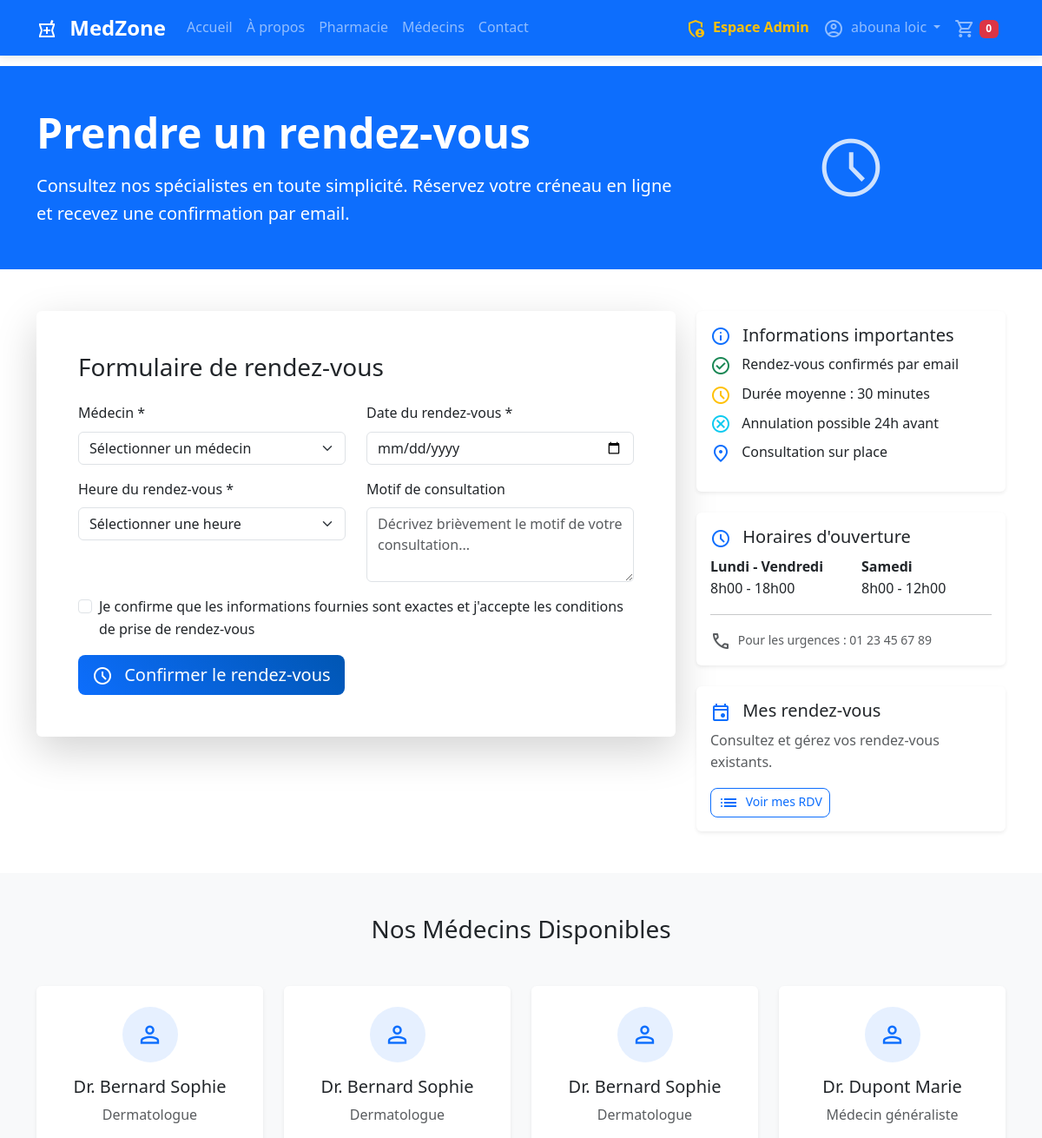
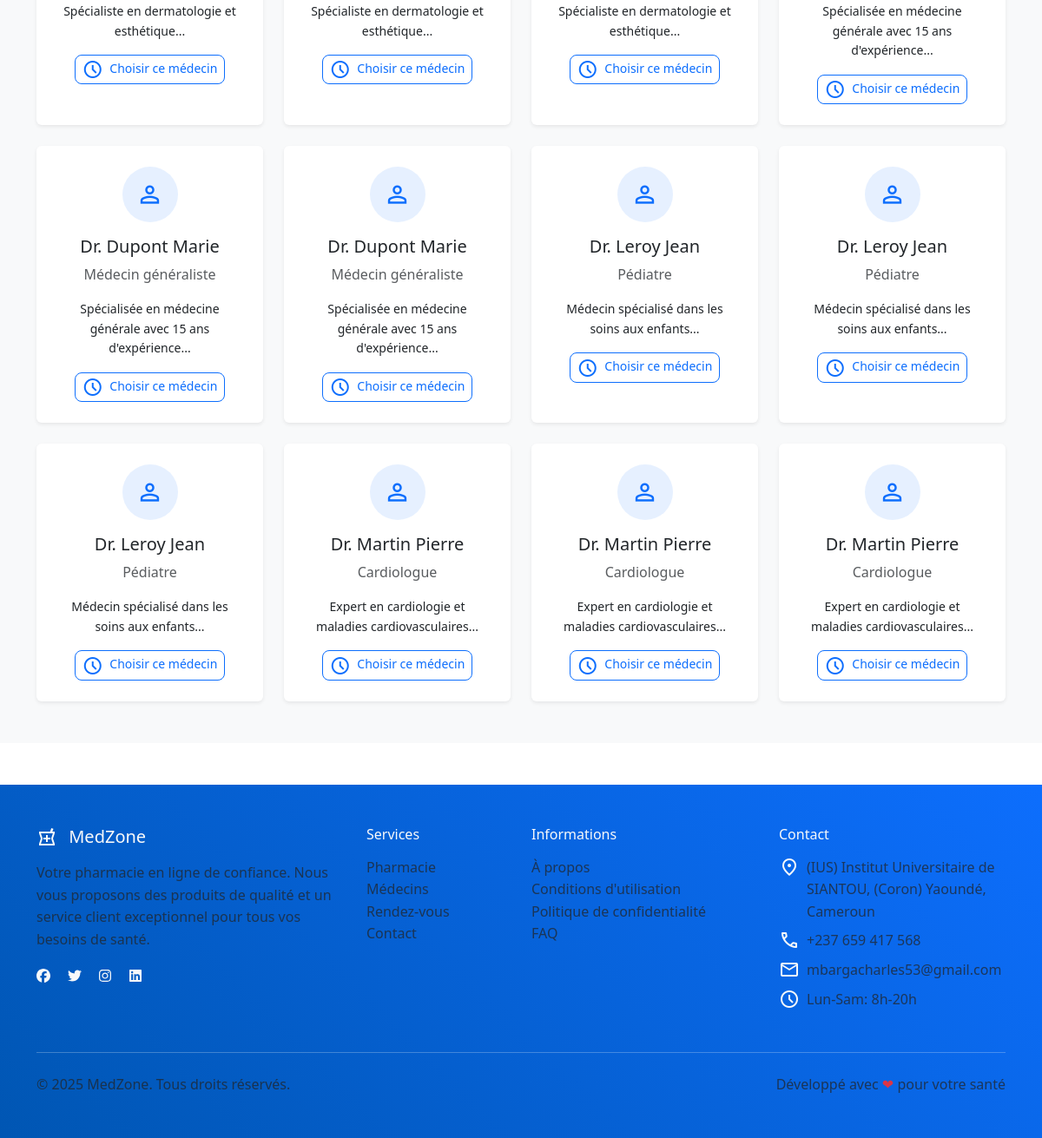
The page /prendre-rdv.php (signed in) on the database its author committed (2 pictures, top to bottom).
### tables this page shows
CREATE TABLE IF NOT EXISTS `users` (
  `id` int NOT NULL AUTO_INCREMENT,
  `nom` varchar(100) NOT NULL,
  `email` varchar(100) NOT NULL,
  `password` varchar(255) NOT NULL,
  `telephone` varchar(20) DEFAULT NULL,
  `adresse` text,
  `date_naissance` date DEFAULT NULL,
  `genre` enum('Homme','Femme','Autre') DEFAULT NULL,
  `role` enum('client','admin','pharmacien') DEFAULT 'client',
  `created_at` timestamp NULL DEFAULT CURRENT_TIMESTAMP,
  `updated_at` timestamp NULL DEFAULT CURRENT_TIMESTAMP ON UPDATE CURRENT_TIMESTAMP,
  PRIMARY KEY (`id`),
  UNIQUE KEY `unique_email` (`email`)
);

CREATE TABLE IF NOT EXISTS `medecins` (
  `id` int NOT NULL AUTO_INCREMENT,
  `nom` varchar(100) NOT NULL,
  `prenom` varchar(100) NOT NULL,
  `specialite` varchar(255) DEFAULT NULL,
  `telephone` varchar(20) DEFAULT NULL,
  `email` varchar(100) DEFAULT NULL,
  `image` varchar(255) DEFAULT NULL,
  `description` text,
  `actif` tinyint(1) DEFAULT '1',
  `created_at` timestamp NULL DEFAULT CURRENT_TIMESTAMP,
  PRIMARY KEY (`id`)
);

### prendre-rdv.php (the view, shortened to what this page needs)
<?php
require_once 'includes/header.php';
$pdo = getDB();
$stmt = $pdo->query('SELECT * FROM medecins WHERE actif = 1 ORDER BY nom, prenom');
$medecins = $stmt->fetchAll();
?>
<section class="bg-primary text-white py-5">
    <div class="container">
        <div class="row align-items-center">
            <div class="col-lg-8">
                <h1 class="display-5 fw-bold mb-3">Prendre un rendez-vous</h1>
                <p class="lead mb-0">Consultez nos spécialistes en toute simplicité. Réservez votre créneau en ligne et recevez une confirmation par email.</p>
            </div>
            <div class="col-lg-4 text-center">
                <span class="material-symbols-outlined" style="font-size: 5rem; opacity: 0.8;">schedule</span>
            </div>
        </div>
    </div>
</section>
<section class="py-5">
    <div class="container">
        <div class="row">
            <div class="col-lg-8">
                <div class="card border-0 shadow-lg">
                    <div class="card-body p-5">
                        <h3 class="mb-4">Formulaire de rendez-vous</h3>
                        <form method="POST" action="" id="appointmentForm">
                            <div class="row">
                                <div class="col-md-6 mb-3">
                                    <label for="medecin_id" class="form-label">Médecin *</label>
                                    <select class="form-select" id="medecin_id" name="medecin_id" required>
                                        <option value="">Sélectionner un médecin</option>
                                    </select>
                                </div>
                                <div class="col-md-6 mb-3">
                                    <label for="date_rdv" class="form-label">Date du rendez-vous *</label>
                                    <input type="date"
                                           class="form-control"
                                           id="date_rdv"
                                           name="date_rdv"
                                           value="<?= htmlspecialchars($_POST['date_rdv'] ?? '') ?>"
                                           min="<?= date('Y-m-d') ?>"
                                           required>
                                </div>
                            </div>
                            <div class="row">
                                <div class="col-md-6 mb-3">
                                    <label for="heure_rdv" class="form-label">Heure du rendez-vous *</label>
                                    <select class="form-select" id="heure_rdv" name="heure_rdv" required>
                                        <option value="">Sélectionner une heure</option>
                                    </select>
                                </div>
                                <div class="col-md-6 mb-3">
                                    <label for="motif" class="form-label">Motif de consultation</label>
                                    <textarea class="form-control"
                                              id="motif"
                                              name="motif"
                                              rows="3"
                                              placeholder="Décrivez brièvement le motif de votre consultation..."><?= htmlspecialchars($_POST['motif'] ?? '') ?></textarea>
                                </div>
                            </div>
                            <div class="mb-3 form-check">
                                <input type="checkbox" class="form-check-input" id="confirm" required>
                                <label class="form-check-label" for="confirm">
                                    Je confirme que les informations fournies sont exactes et j'accepte les conditions de prise de rendez-vous
                                </label>
                            </div>
                            <button type="submit" class="btn btn-primary btn-lg">
                                <span class="material-symbols-outlined me-2">schedule</span>
                                Confirmer le rendez-vous
                            </button>
                        </form>
                    </div>
                </div>
            </div>
            <div class="col-lg-4">
                <div class="card border-0 shadow-sm mb-4">
                    <div class="card-body">
                        <h5 class="card-title">
                            <span class="material-symbols-outlined me-2 text-primary">info</span>
                            Informations importantes
                        </h5>
                        <ul class="list-unstyled">
                            <li class="mb-2">
                                <span class="material-symbols-outlined text-success me-2">check_circle</span>
                                Rendez-vous confirmés par email
                            </li>
                            <li class="mb-2">
                                <span class="material-symbols-outlined text-warning me-2">schedule</span>
                                Durée moyenne : 30 minutes
                            </li>
                            <li class="mb-2">
                                <span class="material-symbols-outlined text-info me-2">cancel</span>
                                Annulation possible 24h avant
                            </li>
                            <li class="mb-2">
                                <span class="material-symbols-outlined text-primary me-2">location_on</span>
                                Consultation sur place
                            </li>
                        </ul>
                    </div>
                </div>
                <div class="card border-0 shadow-sm mb-4">
                    <div class="card-body">
                        <h5 class="card-title">
                            <span class="material-symbols-outlined me-2 text-primary">schedule</span>
                            Horaires d'ouverture
                        </h5>
                        <div class="row">
                            <div class="col-6">
                                <strong>Lundi - Vendredi</strong><br>
                                8h00 - 18h00
                            </div>
                            <div class="col-6">
                                <strong>Samedi</strong><br>
                                8h00 - 12h00
                            </div>
                        </div>
                        <hr>
                        <small class="text-muted">
                            <span class="material-symbols-outlined me-1">phone</span>
                            Pour les urgences : 01 23 45 67 89
                        </small>
                    </div>
                </div>
                <div class="card border-0 shadow-sm">
                    <div class="card-body">
                        <h5 class="card-title">
                            <span class="material-symbols-outlined me-2 text-primary">event</span>
                            Mes rendez-vous
                        </h5>
                        <p class="text-muted">Consultez et gérez vos rendez-vous existants.</p>
                        <a href="mes-rendez-vous.php" class="btn btn-outline-primary btn-sm">
                            <span class="material-symbols-outlined me-1">list</span>
                            Voir mes RDV
                        </a>
                    </div>
                </div>
            </div>
        </div>
    </div>
</section>
<section class="py-5 bg-light">
    <div class="container">
        <h3 class="text-center mb-5">Nos Médecins Disponibles</h3>
        <div class="row g-4">
            <?php foreach ($medecins as $medecin): ?>
            <div class="col-lg-3 col-md-6">
                <div class="card h-100 border-0 shadow-sm text-center">
                    <div class="card-body p-4">
                        <div class="bg-primary bg-opacity-10 rounded-circle d-inline-flex p-3 mb-3">
                            <span class="material-symbols-outlined text-primary" style="font-size: 2rem;">person</span>
                        </div>
                        <h5 class="card-title">Dr. <?= htmlspecialchars($medecin['nom']) ?> <?= htmlspecialchars($medecin['prenom']) ?></h5>
                        <p class="card-text text-muted"><?= htmlspecialchars($medecin['specialite']) ?></p>
                        <?php if ($medecin['description']): ?>
                            <p class="card-text small"><?= htmlspecialchars(substr($medecin['description'], 0, 100)) ?>...</p>
                        <?php endif; ?>
                        <button class="btn btn-outline-primary btn-sm"
                                onclick="selectDoctor(<?= $medecin['id'] ?>, '<?= htmlspecialchars($medecin['nom']) ?> <?= htmlspecialchars($medecin['prenom']) ?>')">
                            <span class="material-symbols-outlined me-1">schedule</span>
                            Choisir ce médecin
                        </button>
                    </div>
                </div>
            </div>
            <?php endforeach; ?>
        </div>
    </div>
</section>
<?php require_once 'includes/footer.php'; ?>

### includes/header.php (shortened to what this page needs)
<?php
$user = null;
if (isset($_SESSION['user_id'])) {
    $pdo = getDB();
    $stmt = $pdo->prepare('SELECT * FROM users WHERE id = ?');
    $stmt->execute([$_SESSION['user_id']]);
    $user = $stmt->fetch();
}
?>
<!DOCTYPE html>
<html lang="fr">
<head>
    <link href="https://cdn.jsdelivr.net/npm/bootstrap@5.3.0/dist/css/bootstrap.min.css" rel="stylesheet">
    <link rel="stylesheet" href="assets/css/style.css">
</head>
<body>
    <nav class="navbar navbar-expand-lg navbar-dark bg-primary fixed-top">
        <div class="container">
            <a class="navbar-brand fw-bold" href="index.php">
                <span class="material-symbols-outlined me-2">local_pharmacy</span>
                MedZone
            </a>
            <div class="collapse navbar-collapse" id="navbarNav">
                <ul class="navbar-nav me-auto">
                    <li class="nav-item">
                        <a class="nav-link" href="index.php">Accueil</a>
                    </li>
                    <li class="nav-item">
                        <a class="nav-link" href="index.php#about">À propos</a>
                    </li>
                    <li class="nav-item">
                        <a class="nav-link" href="pharmacie.php">Pharmacie</a>
                    </li>
                    <li class="nav-item">
                        <a class="nav-link" href="index.php#doctors">Médecins</a>
                    </li>
                    <li class="nav-item">
                        <a class="nav-link" href="index.php#contact">Contact</a>
                    </li>
                </ul>
                <ul class="navbar-nav">
                    <li class="nav-item">
                        <a class="nav-link text-warning fw-bold" href="login.php?admin=1">
                            <span class="material-symbols-outlined me-1">admin_panel_settings</span>
                            Espace Admin
                        </a>
                    </li>
                    <?php if ($user): ?>
                        <li class="nav-item dropdown">
                            <a class="nav-link dropdown-toggle" href="#" role="button" data-bs-toggle="dropdown">
                                <span class="material-symbols-outlined me-1">account_circle</span>
                                <?= htmlspecialchars($user['nom']) ?>
                            </a>
                        </li>
                        <li class="nav-item">
                            <a class="nav-link" href="panier.php">
                                <span class="material-symbols-outlined">shopping_cart</span>
                                <span class="badge bg-danger" id="cart-count">0</span>
                            </a>
                        </li>
                    <?php endif; ?>
                </ul>
            </div>
        </div>
    </nav>
    <main class="main-content">

### assets/css/style.css (style rules this page uses)
:root { --primary-color: #0d6efd; --secondary-color: #6c757d; --success-color: #198754; --info-color: #0dcaf0; --warning-color: #ffc107; --danger-color: #dc3545; --light-color: #f8f9fa; --dark-color: #212529; }
* { margin: 0; padding: 0; box-sizing: border-box; }
body { font-family: 'Segoe UI', Tahoma, Geneva, Verdana, sans-serif; line-height: 1.6; color: var(--dark-color); }
.navbar { box-shadow: 0 2px 10px rgba(0,0,0,0.1); }
.navbar-brand { font-size: 1.5rem; font-weight: 700; }
.main-content { padding-top: 76px; }
.card { transition: transform 0.3s ease, box-shadow 0.3s ease; border: none; }
.btn { border-radius: 8px; font-weight: 500; transition: all 0.3s ease; }
.btn-primary { background: linear-gradient(45deg, var(--primary-color), #0056b3); border: none; }
.material-symbols-outlined { vertical-align: middle; }

### rows shown on the page
users: nom "abouna loic"
medecins: nom "Bernard", prenom "Sophie", specialite "Dermatologue", description "Spécialiste en dermatologie et esthétique"
medecins: nom "Bernard", prenom "Sophie", specialite "Dermatologue", description "Spécialiste en dermatologie et esthétique"
medecins: nom "Bernard", prenom "Sophie", specialite "Dermatologue", description "Spécialiste en dermatologie et esthétique"
medecins: nom "Dupont", prenom "Marie", specialite "Médecin généraliste", description "Spécialisée en médecine générale avec 15 ans d'expérience"
medecins: nom "Dupont", prenom "Marie", specialite "Médecin généraliste", description "Spécialisée en médecine générale avec 15 ans d'expérience"
medecins: nom "Dupont", prenom "Marie", specialite "Médecin généraliste", description "Spécialisée en médecine générale avec 15 ans d'expérience"
medecins: nom "Leroy", prenom "Jean", specialite "Pédiatre", description "Médecin spécialisé dans les soins aux enfants"
medecins: nom "Leroy", prenom "Jean", specialite "Pédiatre", description "Médecin spécialisé dans les soins aux enfants"
medecins: nom "Leroy", prenom "Jean", specialite "Pédiatre", description "Médecin spécialisé dans les soins aux enfants"
medecins: nom "Martin", prenom "Pierre", specialite "Cardiologue", description "Expert en cardiologie et maladies cardiovasculaires"
medecins: nom "Martin", prenom "Pierre", specialite "Cardiologue", description "Expert en cardiologie et maladies cardiovasculaires"
medecins: nom "Martin", prenom "Pierre", specialite "Cardiologue", description "Expert en cardiologie et maladies cardiovasculaires"
